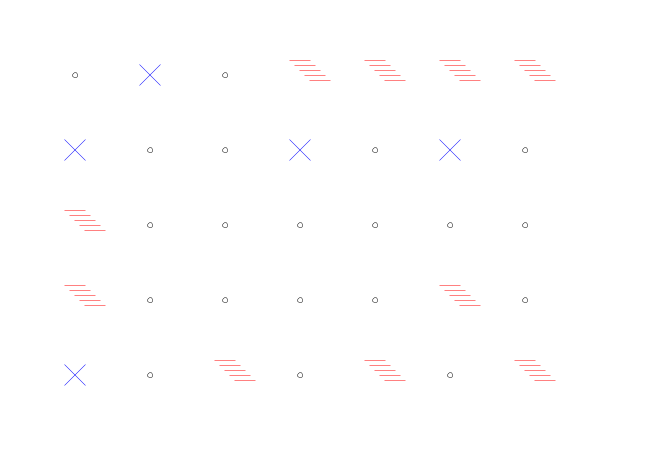
Frame 1 (no input)
Frame 60 (the mouse pressed at the canvas centre just before this capture): identical to frame 1, image omitted
Frame 120 (the mouse held since frame 60 and released just before this capture): identical to frame 1, image omitted

The Processing sketch that drew this single still picture (run headless with seeded random() and noise(); from frame 60 on, the mouse is pressed at the canvas centre):

// Processing sketch: g_Functions_01
// ── g_Functions_01.pde
/* 
 --------------------------
 ** PLEASE READ INFO TAB **
 --------------------------
 
 */

/////////////////////////// GLOBALS ////////////////////////////

int circleDiameter;
int xInterval, yInterval;
float thickness;
int seed;
float lineLength; 

/////////////////////////// SETUP ////////////////////////////

void setup() {
  size(650, 450);
  background(255);
  smooth();
  noFill();
  strokeCap( SQUARE );
  circleDiameter = 5;
  xInterval = 75;
  yInterval = 75;
  thickness = 0.5;
  seed = (int)random(10000);
  lineLength = 10.5;
}

/////////////////////////// DRAW ////////////////////////////
void draw() {
  background(255);
  randomSeed(seed);


  for (int y = 75; y < height-50; y += yInterval) {       
    for (int x = 75; x < width-50; x += xInterval) {        
      strokeWeight( abs(thickness) );
      // generate a random number between 0 & 6
      int dice = (int)random(0, 7);

      if (dice<=2) {
        stroke(0);
        ellipse( x, y, circleDiameter, circleDiameter);
      }
      if (dice==3) {
        stroke(0, 0, 255);
        cross( x, y);
      }
      if (dice>3) {
        stroke(255, 0, 0);
        bands( x, y);
      }
    }
  }
}

/////////////////////////// FUNCTIONS ////////////////////////////
// Any of these functions can be used and you can make your own too ;–)

// Function that draws a cross
void cross(int x, int y) {
  pushMatrix();
  translate(x, y);
  line(-lineLength, -lineLength, lineLength, lineLength);
  line(-lineLength, lineLength, lineLength, -lineLength);
  popMatrix();
}


// Function that draws a repetition of lines
void bands(int x, int y) {
  pushMatrix();
  translate(x, y-25);
  for (int i=0; i<25; i+=5) {
    line(i-lineLength, i+lineLength, i+lineLength, i+lineLength);
  }
  popMatrix();
}




// ── INFO.pde
/*

/////////////////////////////////
DESSINES MOI DES BOUCLES FOR EVER
WORKSHOP FREE ART BUREAU 08.11.14
/////////////////////////////////

--------------------------
Sketch : g_Functions_01
--------------------------

This sketch demonstrates some possible
interactions that enable us to observe
and discover other visual effects :
( we've added some randomness )

- KEY 'r' regenerates a new random sequence
- KEYS '+' & '-' increase/decrease size of circles
- KEYS 'UP' & 'DOWN' increase/decrease y interval
- KEYS 'RIGHT' & 'LEFT' increase/decrease x interval   
- KEYS 'w' & 'x' increase/decrease contour thickness
- KEYS 'a' & 'z' increase/decrease length of lines of cross


Possibilities :

- Use other colours
- Make other drawing fucntions of your own
- Add further conditions based on random choices

************************
FREE ART BUREAU INFO
http://freeartbureau.org

******************************** END


*NB

----------------------------------------------
*/

// ── KEYS.pde
/*

NOTE : We can add new TABS and organise our code in a more readable manner
*/


// SOME KEY INTERACTIONS THAT ENABLE US TO CHANGE OUR VARIABLES
// AND THEREFORE CHANGE OUR VISUAL IN REAL TIME

void keyPressed() {
  
  if(key == 'r') {
   seed = (int)random(10000);
  }
  
  // Increase the size of our cirlces
  if (key == '+') {
    circleDiameter += 2;
  }
  
  // Decrease the size of our cirlces
  if (key == '-') {
    circleDiameter -= 2;
  }

  // Increase the y interval of our grid
  if (keyCode == UP) {
    yInterval += 2;
  }

  // Decrease the y interval of our grid
  if (keyCode == DOWN) {
    yInterval -= 2;
  }

  // Increase the x interval of our grid
  if (keyCode == RIGHT) {
    xInterval += 2;
  }
  
   // Decrease the x interval of our grid
  if (keyCode == LEFT) {
    xInterval -= 2;
  }
  
  // Increase line thickness
  if (key == 'w') {
    thickness += 0.5;
  }
  
   // Decrease line thickness
  if (key == 'x') {
    thickness -= 0.5;
  }
  
   // Increase line length
  if (key == 'a') {
    lineLength += 0.5;
  }
  
   // Decrease line length
  if (key == 'z') {
    lineLength -= 0.5;
  }
}
